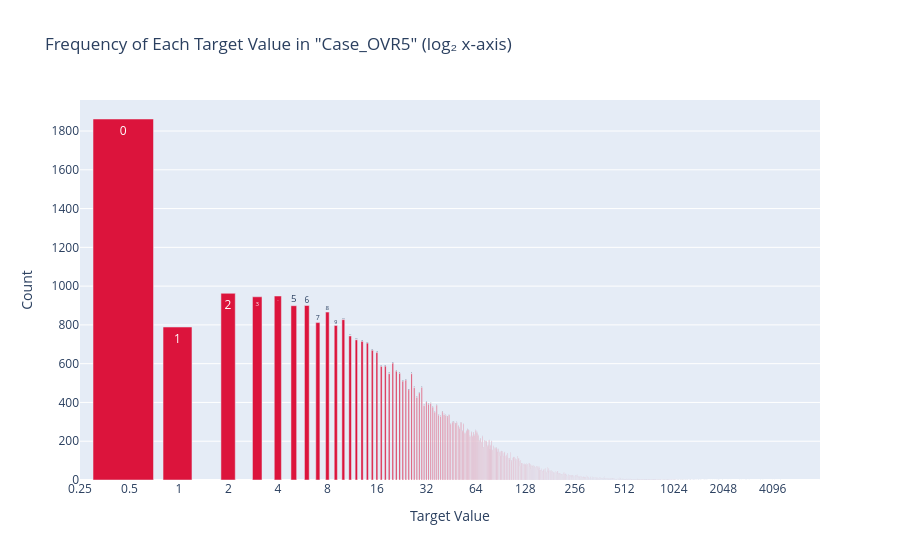

The code cell stored with this chart in its notebook:
### Code cell
plot_log2_frequency(dataset, 'Case_OVR5')

### Figure 1 — Plotly figure (JSON) as saved in the notebook; plotly's stock layout.template omitted (floating-point values rounded to 4 significant figures; data arrays with more than 128 entries replaced by an {"elided": "..."} marker saying what was removed)
{"data": [{"hovertemplate": "Value: %{text}<br>Count: %{y}<extra></extra>", "marker": {"color": "crimson"}, "text": {"elided": "962 str values"}, "type": "bar", "x": {"elided": "962 float values"}, "y": {"elided": "962 int values"}}], "layout": {"title": {"text": "Frequency of Each Target Value in \"Case_OVR5\" (log₂ x-axis)"}, "xaxis": {"dtick": 0.301, "title": {"text": "Target Value"}, "type": "log"}, "yaxis": {"title": {"text": "Count"}}}}
